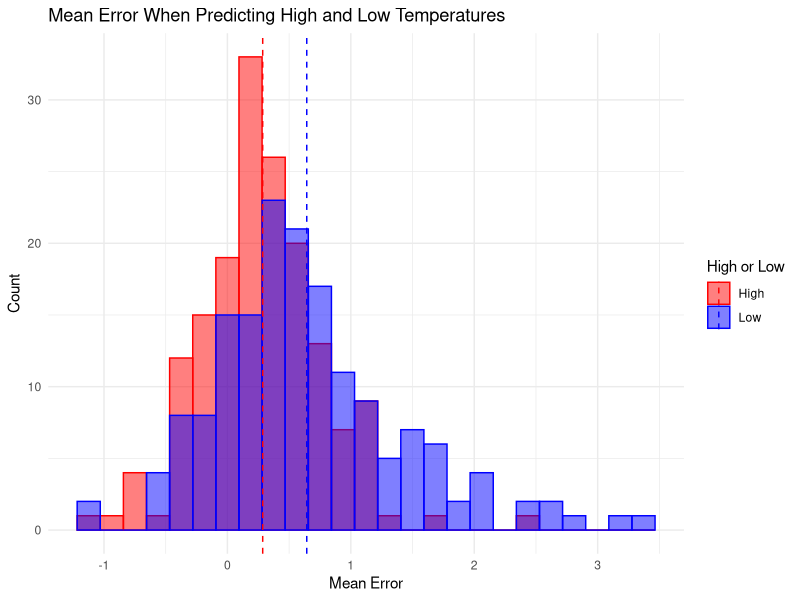
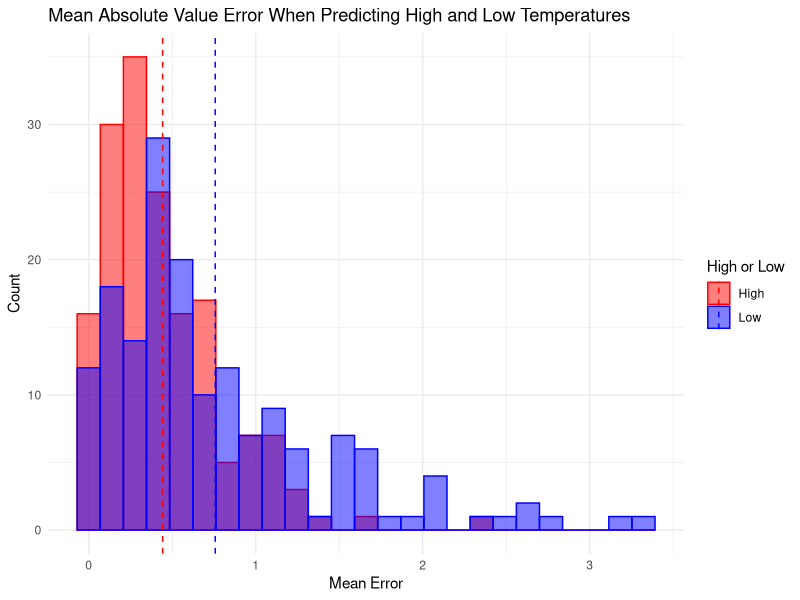
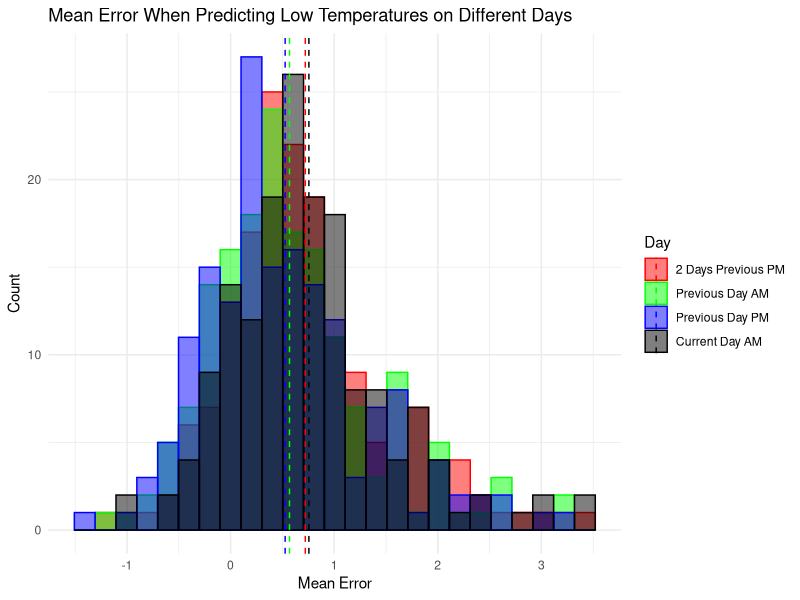
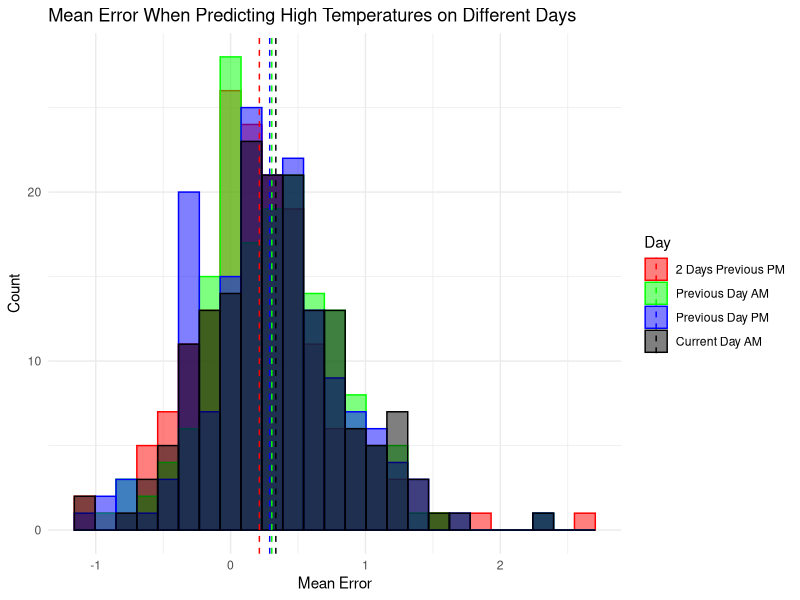
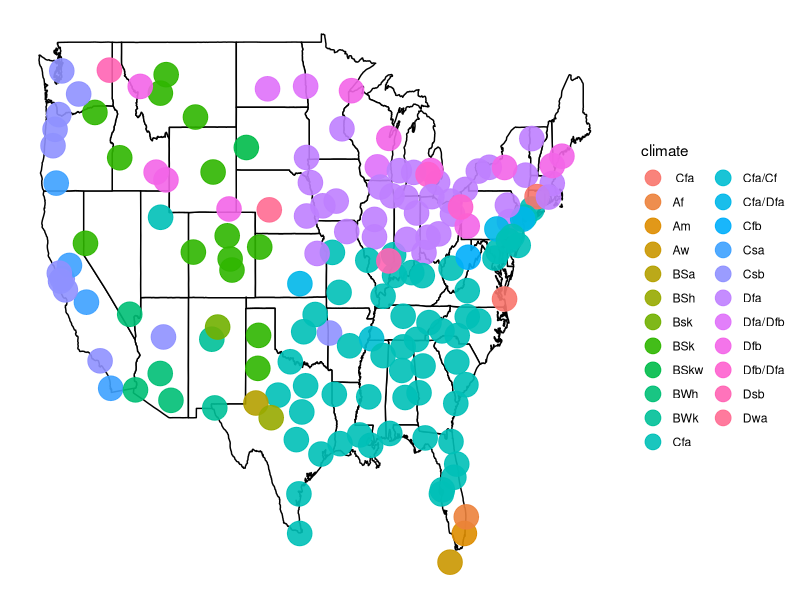
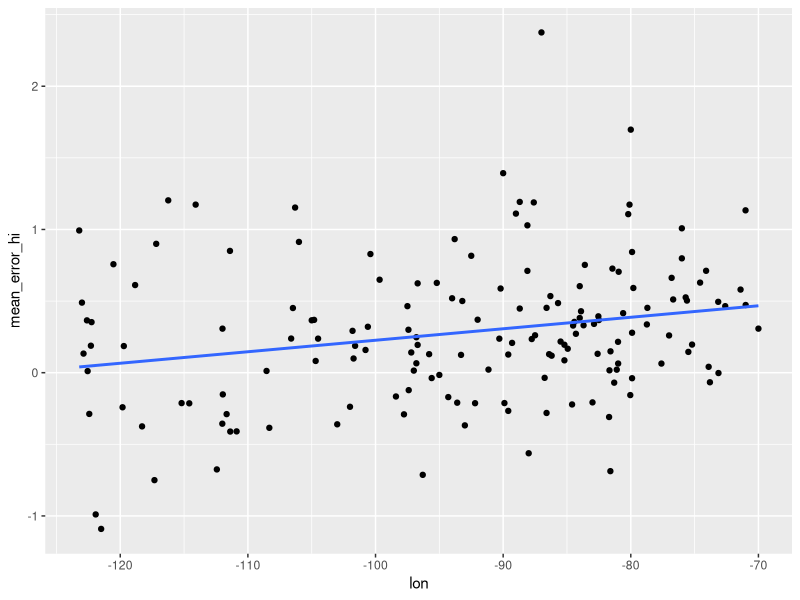
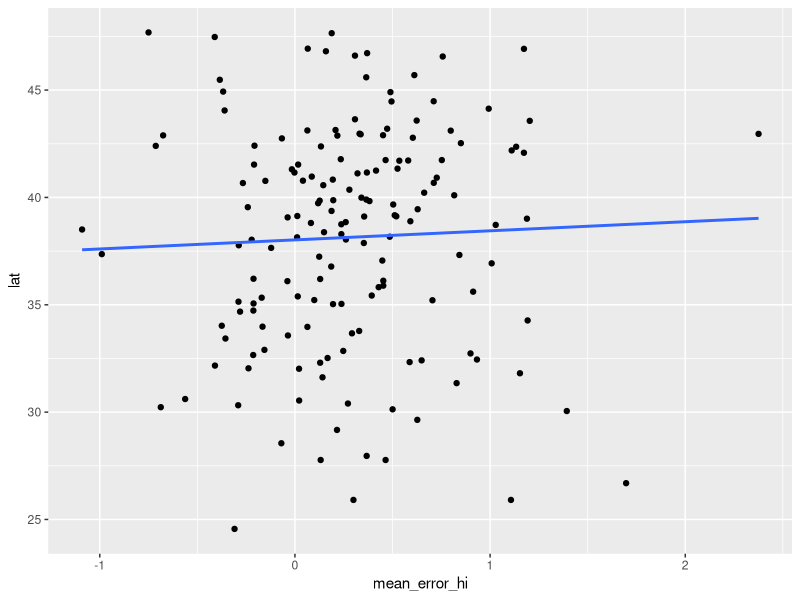
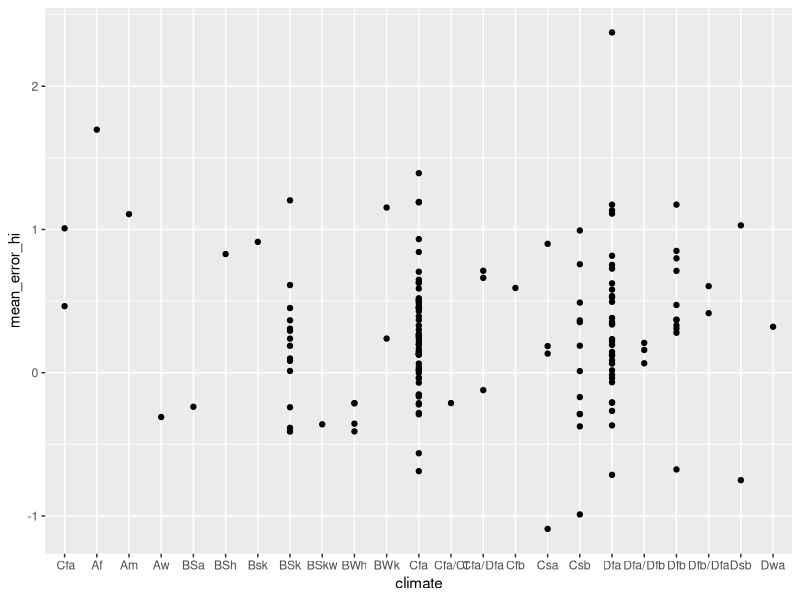

Recreate these plots in R, in order.
library(lubridate)
library(tidyverse)


# read in reorganized email data
# format date variable properly
data <- read.csv("scripts/email_data_reorganized.csv")
data$date <- parse_date_time(data$date, "%Y-%m-%d")


# create a data frame with errors for each (date, city) pair
errors <- data %>%
  mutate(error_lo_2_prev_PM = actual_lo_next_AM - forecast_lo_2_prev_PM,
         error_hi_2_prev_PM = actual_hi_next_AM - forecast_hi_2_prev_PM,
         error_lo_prev_AM = actual_lo_next_AM - forecast_lo_prev_AM,
         error_hi_prev_AM = actual_hi_next_AM - forecast_hi_prev_AM,
         error_lo_prev_PM = actual_lo_next_AM - forecast_lo_prev_PM,
         error_hi_prev_PM = actual_hi_next_AM - forecast_hi_prev_PM,
         error_lo_current_AM = actual_lo_next_AM - forecast_lo_current_AM,
         error_hi_current_AM = actual_hi_next_AM - forecast_hi_current_AM) %>%
  select(date, city,
         error_lo_2_prev_PM, error_hi_2_prev_PM,
         error_lo_prev_AM, error_hi_prev_AM,
         error_lo_prev_PM, error_hi_prev_PM,
         error_lo_current_AM, error_hi_current_AM)


# find the (date, city) pairs with the largest errors 
# (2021-6-12, KANSAS CITY) is a large outlier!
errors %>% mutate(abs_error_lo_current_AM = abs(error_lo_current_AM)) %>%
  select(date, city, error_lo_current_AM, abs_error_lo_current_AM) %>%
  arrange(desc(abs_error_lo_current_AM)) %>%
  head(10)

errors %>% mutate(abs_error_hi_current_AM = abs(error_hi_current_AM)) %>%
  select(date, city, error_hi_current_AM, abs_error_hi_current_AM) %>%
  arrange(desc(abs_error_hi_current_AM)) %>%
  head(10)


# create a data frame with mean errors for each city
# add two columns containing the mean errors for all high and low forecasts
mean_errors <- errors %>%
  group_by(city) %>%
  summarize(mean_error_lo_2_prev_PM = mean(error_lo_2_prev_PM, na.rm = TRUE),
            mean_error_hi_2_prev_PM = mean(error_hi_2_prev_PM, na.rm = TRUE),
            mean_error_lo_prev_AM = mean(error_lo_prev_AM, na.rm = TRUE),
            mean_error_hi_prev_AM = mean(error_hi_prev_AM, na.rm = TRUE),
            mean_error_lo_prev_PM = mean(error_lo_prev_PM, na.rm = TRUE),
            mean_error_hi_prev_PM = mean(error_hi_prev_PM, na.rm = TRUE),
            mean_error_lo_current_AM = mean(error_lo_current_AM, na.rm = TRUE),
            mean_error_hi_current_AM = mean(error_hi_current_AM, na.rm = TRUE))
mean_errors$mean_error_lo <- apply(mean_errors[,c(2, 4, 6, 8)], 1, mean)
mean_errors$mean_error_hi <- apply(mean_errors[,c(3, 5, 7, 9)], 1, mean)


# create a histogram of mean errors for high and low temperature forecasts
plot_hi_lo <- data.frame(mean_error = c(mean_errors$mean_error_lo, mean_errors$mean_error_hi),
                         hi_or_lo = c(rep("lo", 164), rep("hi", 164)))

plot_means <- plot_hi_lo %>%
  group_by(hi_or_lo) %>%
  summarize(mean = mean(mean_error))

ggplot(plot_hi_lo, aes(x = mean_error, fill = hi_or_lo, col = hi_or_lo)) + 
  geom_histogram(bins = 25, position = "identity", alpha = 0.5) + 
  scale_fill_manual(values = c("red", "blue"),
                    name = "High or Low",
                    labels = c("High", "Low")) +
  scale_color_manual(values = c("red", "blue"),
                     name = "High or Low",
                     labels = c("High", "Low")) +
  geom_vline(data = plot_means, aes(xintercept = mean, color = hi_or_lo), linetype = "dashed") +
  xlab("Mean Error") +
  ylab("Count") +
  ggtitle("Mean Error When Predicting High and Low Temperatures") +
  theme_minimal()


# create a histogram of absolute value mean errors for high and low temperature forecasts
plot_hi_lo$mean_error <- abs(plot_hi_lo$mean_error)

plot_means <- plot_hi_lo %>%
  group_by(hi_or_lo) %>%
  summarize(mean = mean(mean_error))

ggplot(plot_hi_lo, aes(x = mean_error, fill = hi_or_lo, col = hi_or_lo)) + 
  geom_histogram(bins = 25, position = "identity", alpha = 0.5) + 
  scale_fill_manual(values = c("red", "blue"),
                    name = "High or Low",
                    labels = c("High", "Low")) +
  scale_color_manual(values = c("red", "blue"),
                     name = "High or Low",
                     labels = c("High", "Low")) +
  geom_vline(data = plot_means, aes(xintercept = mean, color = hi_or_lo), linetype = "dashed") +
  xlab("Mean Error") +
  ylab("Count") +
  ggtitle("Mean Absolute Value Error When Predicting High and Low Temperatures") +
  theme_minimal()


# create a histogram of mean errors for different low forecast days
plot_lo <- data.frame(mean_error = c(mean_errors$mean_error_lo_2_prev_PM, mean_errors$mean_error_lo_prev_AM,
                                     mean_errors$mean_error_lo_prev_PM, mean_errors$mean_error_lo_current_AM),
                      day_and_time = c(rep("2 previous PM", 164), rep("previous AM", 164),
                                       rep("previous PM", 164), rep("current AM", 164)))

plot_means <- plot_lo %>%
  group_by(day_and_time) %>%
  summarize(mean = mean(mean_error))

ggplot(plot_lo, aes(x = mean_error, fill = day_and_time, col = day_and_time)) + 
  geom_histogram(bins = 25, position = "identity", alpha = 0.5) + 
  scale_fill_manual(values = c("red", "green", "blue", "black"),
                    name = "Day",
                    labels = c("2 Days Previous PM", "Previous Day AM",
                               "Previous Day PM", "Current Day AM")) +
  scale_color_manual(values = c("red", "green", "blue", "black"),
                     name = "Day",
                     labels = c("2 Days Previous PM", "Previous Day AM",
                                "Previous Day PM", "Current Day AM")) +
  geom_vline(data = plot_means, aes(xintercept = mean, color = day_and_time), linetype = "dashed") +
  xlab("Mean Error") +
  ylab("Count") +
  ggtitle("Mean Error When Predicting Low Temperatures on Different Days") +
  theme_minimal()


# create a histogram of mean errors for different high forecast days
plot_hi <- data.frame(mean_error = c(mean_errors$mean_error_hi_2_prev_PM, mean_errors$mean_error_hi_prev_AM,
                                     mean_errors$mean_error_hi_prev_PM, mean_errors$mean_error_hi_current_AM),
                      day_and_time = c(rep("2 previous PM", 164), rep("previous AM", 164),
                                       rep("previous PM", 164), rep("current AM", 164)))

plot_means <- plot_hi %>%
  group_by(day_and_time) %>%
  summarize(mean = mean(mean_error))

ggplot(plot_hi, aes(x = mean_error, fill = day_and_time, col = day_and_time)) + 
  geom_histogram(bins = 25, position = "identity", alpha = 0.5) + 
  scale_fill_manual(values = c("red", "green", "blue", "black"),
                    name = "Day",
                    labels = c("2 Days Previous PM", "Previous Day AM",
                               "Previous Day PM", "Current Day AM")) +
  scale_color_manual(values = c("red", "green", "blue", "black"),
                     name = "Day",
                     labels = c("2 Days Previous PM", "Previous Day AM",
                                "Previous Day PM", "Current Day AM")) +
  geom_vline(data = plot_means, aes(xintercept = mean, color = day_and_time), linetype = "dashed") +
  xlab("Mean Error") +
  ylab("Count") +
  ggtitle("Mean Error When Predicting High Temperatures on Different Days") +
  theme_minimal()


# add the lat, long, and climate data to the mean_errors data frame
cities <- read.csv("email_cities.csv") %>% filter(CITY != "DOVER")
mean_errors <- mean_errors %>% mutate(lat = cities$LAT,
                                      lon = cities$LON,
                                      climate = cities$CLIMATE)
not_cont <- c("ANCHORAGE", "HONOLULU", "SAN JUAN PR", "JUNEAU", "ST THOMAS VI")
MainStates <- map_data("state")


# plot mean errors for low temperatures with lat and long coordinates
plot_mean_error_lo <- ggplot() + 
  geom_polygon(data = MainStates, aes(x = long, y = lat, group = group),
               color = "black", fill = "white") +
  geom_point(data = mean_errors %>% filter(!(city %in% not_cont)),
             aes(x = lon, y = lat, col = mean_error_lo), size = 4, alpha = 0.5) +
  scale_color_gradient(low = "green", high = "blue", na.value = NA, name = "Mean Error") +
  geom_label(data = mean_errors %>% filter(!(city %in% not_cont), abs(mean_error_lo) > 1.7),
    aes(x = lon, y = lat, label = city), alpha = 0.5, size = 1.5) +
  labs(title = "Mean Errors for Low Temperature Forecasts") +
  theme_classic() +
  theme(axis.line = element_blank(), 
        axis.text.x = element_blank(), 
        axis.text.y = element_blank(),
        axis.ticks = element_blank(),
        axis.title.x = element_blank(),
        axis.title.y = element_blank(),
        legend.position = c(0.92, 0.2),
        legend.title = element_text(size = 8),
        legend.text = element_text(size = 8),
        legend.key.size = unit(0.2, "cm"))

ggsave("scripts/mean_error_lo.png", plot = plot_mean_error_lo,
       width = unit(6, "in"), height = unit(4, "in"))

filter(mean_errors, !(city %in% not_cont), abs(mean_error_lo) > 1.7)


# plot mean errors for high temperatures with lat and long coordinates
plot_mean_error_hi <- ggplot() + 
  geom_polygon(data = MainStates, aes(x = long, y = lat, group = group),
               color = "black", fill = "white") +
  geom_point(data = mean_errors %>% filter(!(city %in% not_cont)),
             aes(x = lon, y = lat, col = mean_error_hi), size = 4, alpha = 0.5) +
  scale_color_gradient(low = "orange", high = "blue", na.value = NA, name = "Mean Error") +
  geom_label(data = mean_errors %>% filter(!(city %in% not_cont), abs(mean_error_hi) > 1.1),
             aes(x = lon, y = lat, label = city), alpha = 0.5, size = 1.5) +
  labs(title = "Mean Errors for High Temperature Forecasts") +
  theme_classic() +
  theme(axis.line = element_blank(), 
        axis.text.x = element_blank(), 
        axis.text.y = element_blank(),
        axis.ticks = element_blank(),
        axis.title.x = element_blank(), 
        axis.title.y = element_blank(),
        legend.position = c(0.92, 0.2),
        legend.title = element_text(size = 8),
        legend.text = element_text(size = 8),
        legend.key.size = unit(0.2, "cm"))

ggsave("scripts/mean_error_hi.png", plot = plot_mean_error_hi,
       width = unit(6, "in"), height = unit(4, "in"))

filter(mean_errors, !(city %in% not_cont), abs(mean_error_hi) > 1.1)


# plot climate classification with lat and long coordinates
ggplot() + 
  geom_polygon(data = MainStates, aes(x = long, y = lat, group = group),
               color = "black", fill = "white") +
  geom_point(data = mean_errors %>% filter(!(city %in% not_cont)),
             aes(x = lon, y = lat, col = climate), size = 8, alpha = 0.9) +
  scale_color_discrete(name = "climate") +
  theme_classic() +
  theme(axis.line = element_blank(), 
        axis.text.x = element_blank(), 
        axis.text.y = element_blank(),
        axis.ticks = element_blank(),
        axis.title.x = element_blank(), 
        axis.title.y = element_blank()) +
  guides(shape = guide_legend(override.aes = list(size = 5))) +
  guides(color = guide_legend(override.aes = list(size = 5)))


# more plots
ggplot(mean_errors %>% filter(!(city %in% not_cont)), aes(x = lon, y = mean_error_hi)) +
  geom_point() +
  geom_smooth(method = "lm", se = FALSE)

ggplot(mean_errors %>% filter(!(city %in% not_cont)), aes(x = mean_error_hi, y = lat)) +
  geom_point() +
  geom_smooth(method = "lm", se = FALSE)

ggplot(mean_errors %>% filter(!(city %in% not_cont)), aes(x = climate, y = mean_error_hi)) +
  geom_point()

ggplot(mean_errors %>% filter(!(city %in% not_cont)), aes(x = mean_error_hi, y = mean_error_lo)) +
  geom_point() +
  geom_smooth(method = "lm", se = FALSE)

ggplot(mean_errors %>% filter(!(city %in% not_cont)), aes(x = mean_error_hi, y = mean_error_lo, col = climate)) +
  geom_point() +
  geom_smooth(method = "lm", se = FALSE)

summary(lm(mean_error_hi ~ climate, data = mean_errors))

summary(lm(mean_error_lo ~ lon, data = mean_errors))

summary(lm(mean_error_lo ~ mean_error_hi, data = mean_errors))